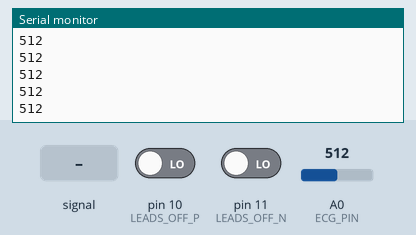
A sketch run on a simulated Arduino Uno, built with avr-gcc and run on an emulated ATmega328P. On the bench: the last lines printed to the serial monitor. The inputs (shaded band) are chosen by the test bench; at power-on: A0 (ECG_PIN) = 512, pin 10 (LEADS_OFF_P) LOW, pin 11 (LEADS_OFF_N) LOW.

Above: at 1.2 s.
1.3 s: A0 (ECG_PIN) fed a 200 Hz sine of ±81 counts around its level
At 2.4 s:
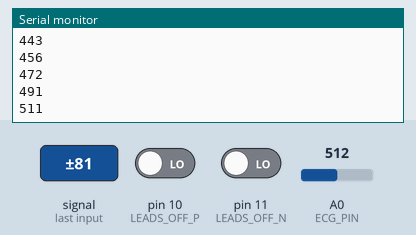
2.8 s: A0 (ECG_PIN) set to 716
At 3.5 s:
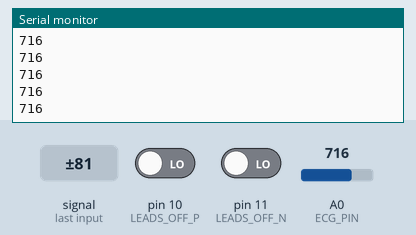
4.3 s: pin 10 (LEADS_OFF_P) driven HIGH
At 5.1 s:
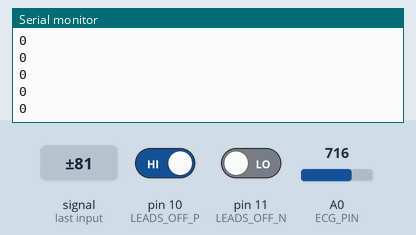
5.8 s: pin 10 (LEADS_OFF_P) driven LOW
7.3 s: A0 (ECG_PIN) fed a 1000 Hz sine of ±255 counts around its level
At 8.0 s:
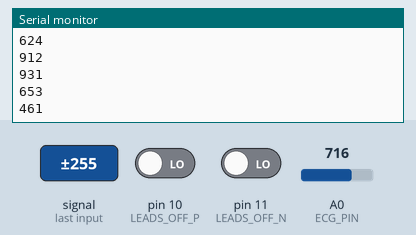
8.8 s: A0 (ECG_PIN) set to 900
At 9.7 s:
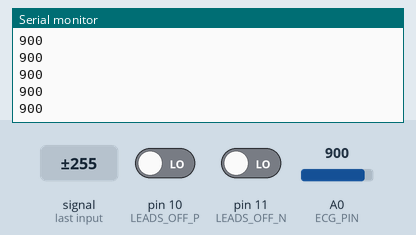
Timing chart, 0 to 11.3 s (numbered marks = the images above; inputs shaded):
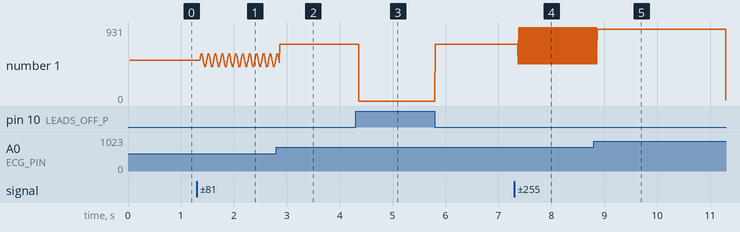

The sketch:

Block_03_ECG_Reader.ino
```cpp
// BLOCK 03 — ECG Reader (AD8232)
// Reads ECG signal, detects leads-off, streams PQRST waveform.
// WIRING:
//   AD8232 OUTPUT -> A0
//   AD8232 LO+    -> Pin 10
//   AD8232 LO-    -> Pin 11
//   AD8232 VCC    -> 3.3V  (NOT 5V!)
//   AD8232 GND    -> GND

const int ECG_PIN      = A0;
const int LEADS_OFF_P  = 10;
const int LEADS_OFF_N  = 11;
const int SAMPLE_DELAY = 4;

void setup() {
  Serial.begin(9600);
  pinMode(LEADS_OFF_P, INPUT);
  pinMode(LEADS_OFF_N, INPUT);
  Serial.println("# Block 03 — ECG Reader (AD8232)");
}

void loop() {
  bool leadsOff = (digitalRead(LEADS_OFF_P) == 1) ||
                  (digitalRead(LEADS_OFF_N) == 1);

  if (leadsOff) {
    Serial.println(0);
  } else {
    Serial.println(analogRead(ECG_PIN));
  }

  delay(SAMPLE_DELAY);
}
```

Measured:
- after the input at 1.3 s, the serial monitor: prints a new line after 0.06 s (image 1)
- after the input at 2.8 s, the serial monitor: prints a new line after 0.07 s (image 2)
- after the input at 4.3 s, the serial monitor: prints a new line after 0.06 s (image 3)
- after the input at 7.3 s, the serial monitor: prints a new line after 0.07 s (image 4)
- after the input at 8.8 s, the serial monitor: prints a new line after 0.07 s (image 5)
- plotted number 1: 512 → 550 after the input at 1.3 s, 550 → 716 after the input at 2.8 s, 716 → 0 after the input at 4.3 s, 716 → 653 after the input at 7.3 s, 653 → 9 after the input at 8.8 s
